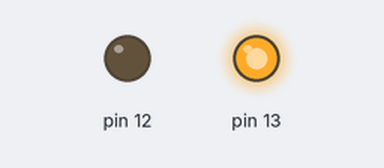
A sketch run on a simulated Arduino Uno, built with avr-gcc and run on an emulated ATmega328P. Parts: output pins drawn as LEDs (lit = HIGH).

Above: at 0.2 s.
At 1.5 s:
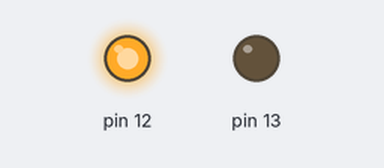
At 5.5 s:
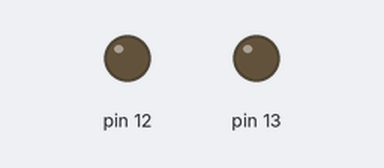
Timing chart, 0 to 6.9 s (numbered marks = the images above):
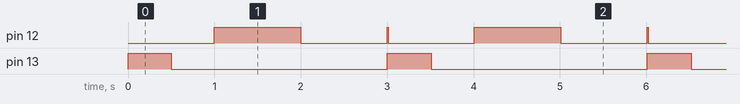

The sketch:

sketch_jan27a.ino
```cpp
//yoshi klibanoff, fri jan 27, led blink test
void setup() {
 pinMode(13, OUTPUT);
pinMode (12, OUTPUT);
}

void loop() {
  // put your main code here, to run repeatedly:
digitalWrite(13, HIGH);
  delay(500);
  digitalWrite(13, LOW);
  delay(500);
  digitalWrite(12, HIGH);
  delay(1000);
  digitalWrite(12, LOW);
  delay(1000);

digitalWrite(13,HIGH);
digitalWrite(12,HIGH);
delay(10);
digitalWrite(13,LOW);
digitalWrite(12,LOW);
}
```

Measured:
- by itself, pin 12: repeats every 3.0 s: LOW 1.0 s, HIGH 0.01 s, LOW 1.0 s, HIGH 1.0 s
- by itself, pin 13: alternates HIGH for 0.51 s and LOW for 2.5 s
- by itself, everything shown: repeats every 3.0 s, in 5 steps
